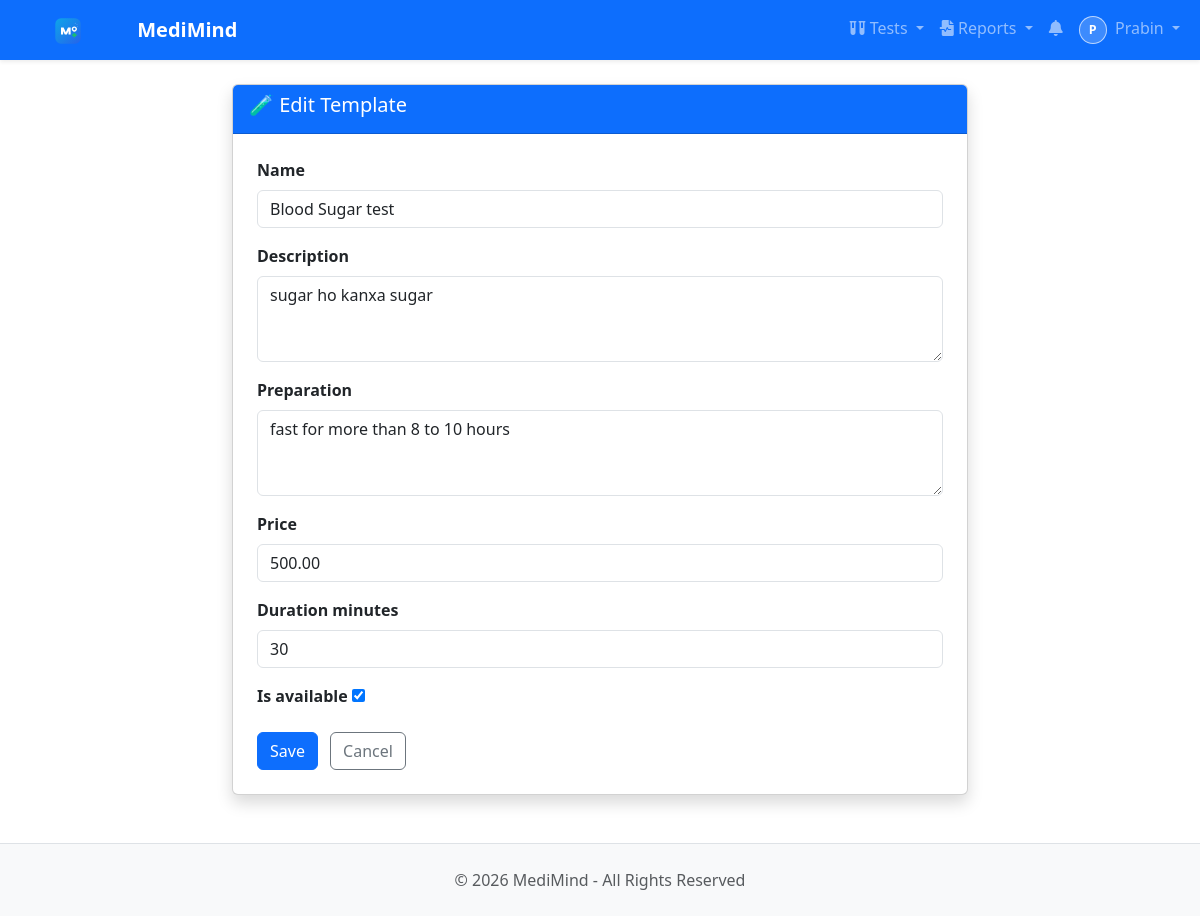
Page /lab/templates/1/edit/ (signed in) on the committed database.
### users/models.py (models this page shows, shortened)
class User(AbstractBaseUser, PermissionsMixin):
    ROLE_CHOICES = [
        ('PATIENT', 'Patient'),
        ('DOCTOR', 'Doctor'),
        ('NURSE', 'Nurse'),
        ('RECEPTIONIST', 'Receptionist'),
        ('LAB_TECHNICIAN', 'Lab Technician'),
        ('PHARMACIST', 'Pharmacist'),
        ('BILLING_OFFICER', 'Billing Officer'),
        ('INSURANCE_COORDINATOR', 'Insurance Coordinator'),
        ('QUALITY_COMPLIANCE_OFFICER', 'Quality Compliance Officer'),
        ('ADMIN', 'Super Admin'),
    ]
    email = models.EmailField(unique=True)
    username = models.CharField(max_length=50)
    first_name = models.CharField(max_length=150, blank=True, default='')
    last_name = models.CharField(max_length=150, blank=True, default='')
    role = models.CharField(max_length=30, choices=ROLE_CHOICES, default='PATIENT')
    is_active = models.BooleanField(default=False)  # False until email activated
    is_staff = models.BooleanField(default=False)
    date_joined = models.DateTimeField(auto_now_add=True)
    activation_token = models.CharField(max_length=200, blank=True, null=True)
    objects = UserManager()
    USERNAME_FIELD = 'email'
    REQUIRED_FIELDS = ['username']
    def get_full_name(self):
        full_name = f"{self.first_name} {self.last_name}".strip()
        return full_name or self.username

### lab/models.py (models this page shows, shortened)
class TestTemplate(models.Model):
    name = models.CharField(max_length=200, unique=True)
    description = models.TextField(blank=True)
    preparation = models.TextField(
        blank=True,
        help_text="Instructions before test e.g. Fast for 8 hours"
    )
    price = models.DecimalField(max_digits=8, decimal_places=2)
    duration_minutes = models.IntegerField(
        default=30,
        help_text="How long the test takes"
    )
    is_available = models.BooleanField(default=True)
    created_at = models.DateTimeField(auto_now_add=True)
    class Meta:
        ordering = ['name']

### lab/views.py (the view)
# urls.py: path('templates/<int:pk>/edit/', views.template_edit, name='template_edit'),
@login_required
def template_edit(request, pk):
    if request.user.role != 'ADMIN':
        messages.error(request, 'Access denied.')
        return redirect('users:dashboard')
    template = get_object_or_404(TestTemplate, pk=pk)
    form = TestTemplateForm(request.POST or None, instance=template)
    if request.method == 'POST' and form.is_valid():
        form.save()
        messages.success(request, 'Template updated!')
        return redirect('lab:template_list')
    return render(request, 'lab/template_form.html', {'form': form, 'title': 'Edit Template', 'template': template})

### lab/forms.py
class TestTemplateForm(forms.ModelForm):
    class Meta:
        model = TestTemplate
        fields = ['name', 'description', 'preparation', 'price', 'duration_minutes', 'is_available']
        widgets = {
            'name': forms.TextInput(attrs={'class': 'form-control', 'placeholder': 'e.g. Blood Sugar Test'}),
            'description': forms.Textarea(attrs={'class': 'form-control', 'rows': 3}),
            'preparation': forms.Textarea(attrs={'class': 'form-control', 'rows': 3, 'placeholder': 'e.g. Fast for 8 hours before test'}),
            'price': forms.NumberInput(attrs={'class': 'form-control'}),
            'duration_minutes': forms.NumberInput(attrs={'class': 'form-control'}),
        }

### notifications/context_processors.py (called while the page is built)
def unread_notifications(request):
    if request.user.is_authenticated:
        count = Notification.objects.filter(recipient=request.user, is_read=False).count()
        return {'unread_notification_count': count}
    return {'unread_notification_count': 0}

### templates/lab/template_form.html (shortened to what this page needs)
{% extends 'base.html' %}
{% block content %}
<div class="row justify-content-center"><div class="col-md-8">
<div class="card shadow">
    <div class="card-header bg-primary text-white"><h5>🧪 {{ title }}</h5></div>
    <div class="card-body p-4">
        <form method="POST">{% csrf_token %}
            {% for field in form %}
            <div class="mb-3">
                <label class="form-label fw-bold">{{ field.label }}</label>
                {{ field }}
            </div>
            {% endfor %}
            <button type="submit" class="btn btn-primary">Save</button>
            <a href="{% url 'lab:template_list' %}" class="btn btn-outline-secondary ms-2">Cancel</a>
        </form>
    </div>
</div>
</div></div>
{% endblock %}

### templates/base.html (shortened to what this page needs)
{% load static %}
<!DOCTYPE html>
<html lang="en">
<head>
    <link href="https://cdn.jsdelivr.net/npm/bootstrap@5.3.0/dist/css/bootstrap.min.css" rel="stylesheet">
    <link href="https://cdnjs.cloudflare.com/ajax/libs/font-awesome/6.0.0/css/all.min.css" rel="stylesheet">
</head>
<body>
{% if user.is_authenticated %}
<nav class="navbar navbar-expand-lg navbar-dark bg-primary sticky-top shadow-sm">
    <div class="container-fluid">
        <a class="navbar-brand fw-bold" href="{% url 'users:dashboard' %}">
            <img src="{% static 'branding/medimind-logo.svg' %}" alt="MediMind" width="112" height="28" loading="eager" decoding="async" class="me-2">
            MediMind
        </a>
        <div class="collapse navbar-collapse" id="navbarNav">
            <div class="navbar-nav ms-auto">
                {% if user.role == 'PATIENT' or user.role == 'LAB_TECHNICIAN' or user.role == 'RECEPTIONIST' or user.role == 'ADMIN' %}
                <div class="nav-item dropdown">
                    <a class="nav-link dropdown-toggle" href="#" id="testsDropdown" role="button" data-bs-toggle="dropdown">
                        <i class="fas fa-vials"></i> Tests
                    </a>
                </div>
                {% endif %}
                <div class="nav-item dropdown">
                    <a class="nav-link dropdown-toggle" href="#" id="reportsDropdown" role="button" data-bs-toggle="dropdown">
                        <i class="fas fa-file-waveform"></i> Reports
                    </a>
                </div>
                <a class="nav-link" href="{% url 'notifications:notification_list' %}" title="Notifications">
                    <i class="fas fa-bell"></i>
                </a>
                <div class="nav-item dropdown">
                    <a class="nav-link dropdown-toggle" href="#" id="userDropdown" role="button" data-bs-toggle="dropdown">
                        {% if user.role == 'PATIENT' and user.patient_profile and user.patient_profile.image %}
                            <img src="{{ user.patient_profile.image.url }}" alt="{{ user.username }}" class="nav-avatar me-1">
                        {% elif user.role == 'DOCTOR' and user.doctor_profile and user.doctor_profile.photo %}
                            <img src="{{ user.doctor_profile.photo.url }}" alt="{{ user.username }}" class="nav-avatar me-1">
                        {% else %}
                            <span class="nav-avatar-fallback me-1">{{ user.username|slice:":1"|upper }}</span>
                        {% endif %}
                        {{ user.first_name|default:user.username }}
                    </a>
                </div>
            </div>
        </div>
    </div>
</nav>
{% endif %}
<div class="{% if user.is_authenticated %}container{% else %}container-fluid{% endif %} mt-4">
    {% block content %}{% endblock %}
</div>
<footer class="bg-light text-muted py-4 mt-5 border-top">
    <div class="container text-center">
        <p class="mb-0">&copy; 2026 MediMind - All Rights Reserved</p>
    </div>
</footer>
</body>
</html>

### templates/base.html (style rules this page uses)
.nav-avatar-fallback { width: 28px; height: 28px; border-radius: 50%; display: inline-flex; align-items: center; justify-content: center; font-size: 0.78rem; font-weight: 700; background: rgba(255, 255, 255, 0.2); border: 1px solid rgba(255, 255, 255, 0.65); color: #fff; }

### rows in the picture
User: username "P", first_name "Prabin"
TestTemplate: form "Blood Sugar test" "sugar ho kanxa sugar" "fast for more than 8 to 10 hours" "500.00" "30" "☑"

### other values in the picture
{{ title }} "Edit Template"
{{ field.label }} "Name" "Description" "Preparation" "Price" "Duration minutes" "Is available"
